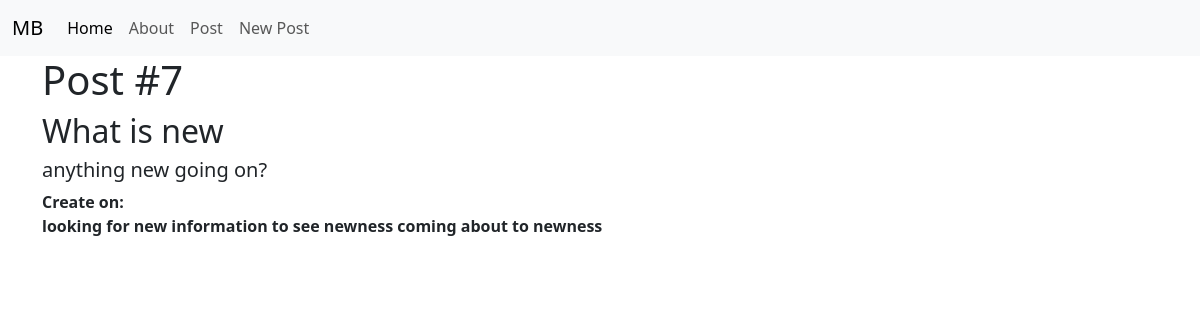
The page /posts/7/ on the database its author committed.
### posts/models.py (models this page shows, shortened)
class Post(models.Model):
    title = models.CharField(max_length=128)
    subtitle = models.CharField(max_length=256)
    body = models.TextField()
    created_on = models.DateTimeField(auto_now_add=True)

### posts/views.py (the view)
# urls.py: path("<int:pk>/", PostDetailView.as_view(), name="post_detail"),
class PostDetailView(DetailView):
    template_name = "posts/detail.html"
    model = Post

### templates/posts/detail.html (shortened to what this page needs)
{% extends 'base.html' %}
{% block content %}
    <h1>Post #{{ post.id }}</h1>
    <h2>{{ post.title }}</h2>
    <h5>{{ post.subtitle }}</h5>
    <strong>Create on: {{ post.create_on }}</strong>
    <p>{{ post.body }}</p>
{% endblock content %}

### static/css/base.css (style rules this page uses)
h1 { color: blue; font-size: 22px; }
p { font-weight: bold; }

### rows shown on the page
Post: id "7", title "What is new", subtitle "anything new going on?", body "looking for new information to see newness coming about to newness"
